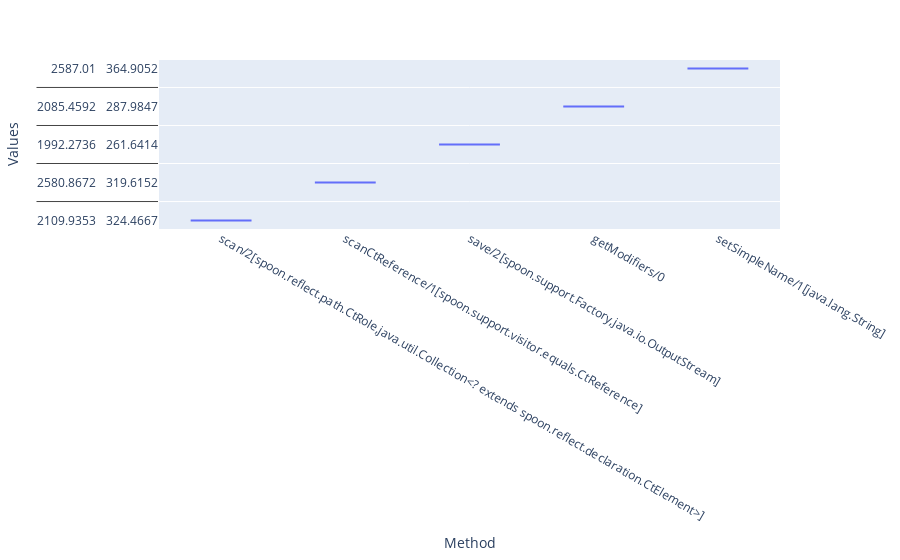
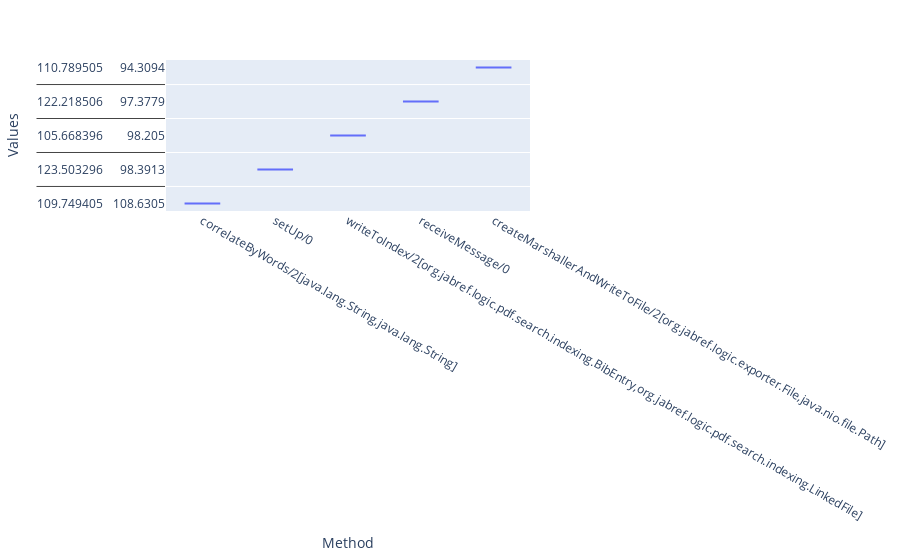
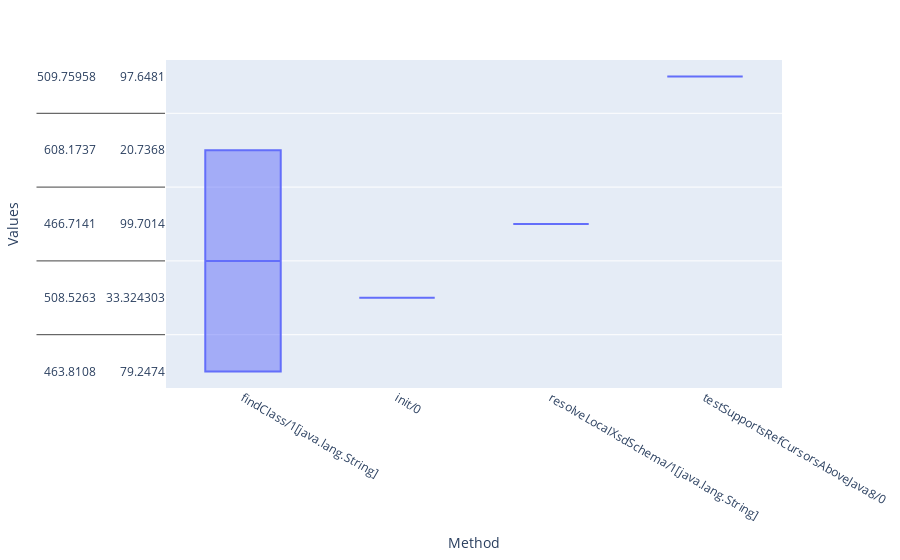

These figures' notebook cell, in order:
### Code cell
allCommitSha = ["066f4cf207359e06d30911a553dedd054aef595c", "5c9d8989f968d0ee3a942b411ef7fe121ed94609", "12442bd8c7cde6e7c006a6277eeb8e81ad0c2219", "3ed1f1a064a10e53adc2ad8c0b46a4b2c148ee21", "59e5152722198526c6ffe5361de7d1a6a87275c7"]
allowedCkMetrics = ["cbo", "loc", "wmc"]

for sha in allCommitSha:
    dataRepo = getAllJoularDataForMethodsHaving30Values(sha)
    sortedDataRepo = sortData(dataRepo)
    dataRepoWithoutOutliers = removeOutliers(sortedDataRepo)
    #createViolinJoular(dataRepoWithoutOutliers)
    dataRepoWithoutOutliers = getTheFirstHighestValues(dataRepoWithoutOutliers, 5)
    createMultipleBoxplot(dataRepoWithoutOutliers)
    #createViolinJoular(dataRepoWithoutOutliers, "Class", "outliers")

    """for i in range(5):
        fir = make_subplots(rows=1, cols=2)
        # JOULAR DATA
        joularData = dataRepoWithoutOutliers[i]["allValues"]
        joularDataFrame = prepareJoularDataFrame(joularData)
        figBoxPlot = createBoxplot(joularDataFrame, "Joular values for " + methodSignature + " (" + className + ")")

        # CK DATA
        className = dataRepoWithoutOutliers[i]["measurableElement"]["className"]
        methodSignature = dataRepoWithoutOutliers[i]["measurableElement"]["methodSignature"]
        ckValues = getSeveralCkDataForOneMethod(commitSha=sha, className=className, methodSignature=methodSignature, ckMetrics=allowedCkMetrics)
        ckDataFrame = prepareCkDataFrame(ckValues)
        figBarChart = createBarChart(ckDataFrame, "Metric", "Value", "Ck metrics for " + methodSignature + " (" + className + ")")

        # SUB PLOT
        title = "Method " + methodSignature + " of the class " + className
        createSubplot(figBoxPlot, figBarChart, title)"""

### Figure 1 — Plotly figure (JSON) as saved in the notebook; plotly's stock layout.template omitted (floating-point values rounded to 4 significant figures; data arrays with more than 128 entries replaced by an {"elided": "..."} marker saying what was removed)
{"data": [{"alignmentgroup": "True", "boxpoints": "outliers", "hovertemplate": "Method=%{x}<br>Values=%{y}<extra></extra>", "legendgroup": "", "marker": {"color": "#636efa"}, "name": "", "notched": false, "offsetgroup": "", "orientation": "v", "showlegend": false, "type": "box", "x": ["scan/2[spoon.reflect.path.CtRole,java.util.Collection<? extends spoon.reflect.declaration.CtElement>]", "scanCtReference/1[spoon.support.visitor.equals.CtReference]", "save/2[spoon.support.Factory,java.io.OutputStream]", "getModifiers/0", "setSimpleName/1[java.lang.String]"], "x0": " ", "xaxis": "x", "y": {"elided": "5x30 float values"}, "y0": " ", "yaxis": "y"}], "layout": {"boxmode": "group", "legend": {"tracegroupgap": 0}, "margin": {"t": 60}, "xaxis": {"anchor": "y", "domain": [0, 1], "title": {"text": "Method"}}, "yaxis": {"anchor": "x", "domain": [0, 1], "title": {"text": "Values"}}}}

### Figure 2 — Plotly figure (JSON) as saved in the notebook; plotly's stock layout.template omitted (floating-point values rounded to 4 significant figures; data arrays with more than 128 entries replaced by an {"elided": "..."} marker saying what was removed)
{"data": [{"alignmentgroup": "True", "boxpoints": "outliers", "hovertemplate": "Method=%{x}<br>Values=%{y}<extra></extra>", "legendgroup": "", "marker": {"color": "#636efa"}, "name": "", "notched": false, "offsetgroup": "", "orientation": "v", "showlegend": false, "type": "box", "x": ["correlateByWords/2[java.lang.String,java.lang.String]", "setUp/0", "writeToIndex/2[org.jabref.logic.pdf.search.indexing.BibEntry,org.jabref.logic.pdf.search.indexing.LinkedFile]", "receiveMessage/0", "createMarshallerAndWriteToFile/2[org.jabref.logic.exporter.File,java.nio.file.Path]"], "x0": " ", "xaxis": "x", "y": {"elided": "5x30 float values"}, "y0": " ", "yaxis": "y"}], "layout": {"boxmode": "group", "legend": {"tracegroupgap": 0}, "margin": {"t": 60}, "xaxis": {"anchor": "y", "domain": [0, 1], "title": {"text": "Method"}}, "yaxis": {"anchor": "x", "domain": [0, 1], "title": {"text": "Values"}}}}

### Figure 3 — Plotly figure (JSON) as saved in the notebook; plotly's stock layout.template omitted (floating-point values rounded to 4 significant figures; data arrays with more than 128 entries replaced by an {"elided": "..."} marker saying what was removed)
{"data": [{"alignmentgroup": "True", "boxpoints": "outliers", "hovertemplate": "Method=%{x}<br>Values=%{y}<extra></extra>", "legendgroup": "", "marker": {"color": "#636efa"}, "name": "", "notched": false, "offsetgroup": "", "orientation": "v", "showlegend": false, "type": "box", "x": ["findClass/1[java.lang.String]", "init/0", "resolveLocalXsdSchema/1[java.lang.String]", "findClass/1[java.lang.String]", "testSupportsRefCursorsAboveJava8/0"], "x0": " ", "xaxis": "x", "y": {"elided": "5x30 float values"}, "y0": " ", "yaxis": "y"}], "layout": {"boxmode": "group", "legend": {"tracegroupgap": 0}, "margin": {"t": 60}, "xaxis": {"anchor": "y", "domain": [0, 1], "title": {"text": "Method"}}, "yaxis": {"anchor": "x", "domain": [0, 1], "title": {"text": "Values"}}}}
